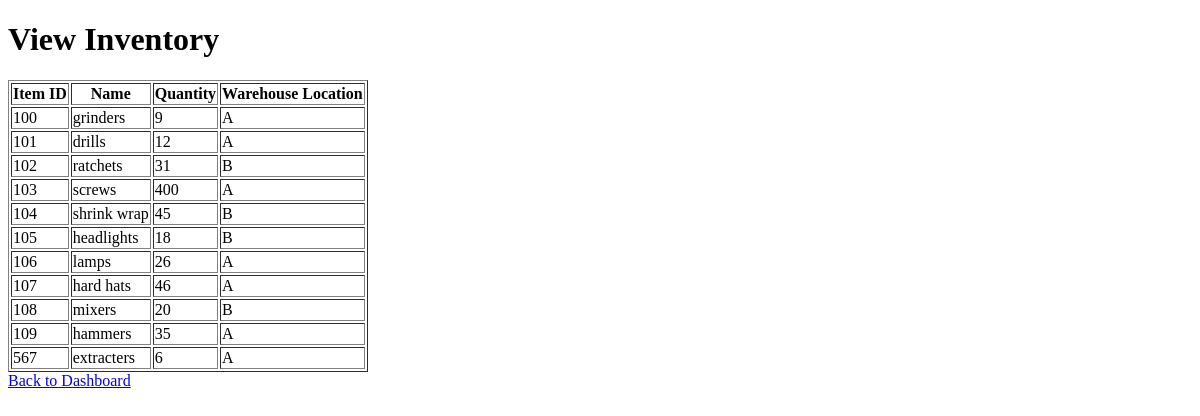
The app's page /view_inventory, older data.
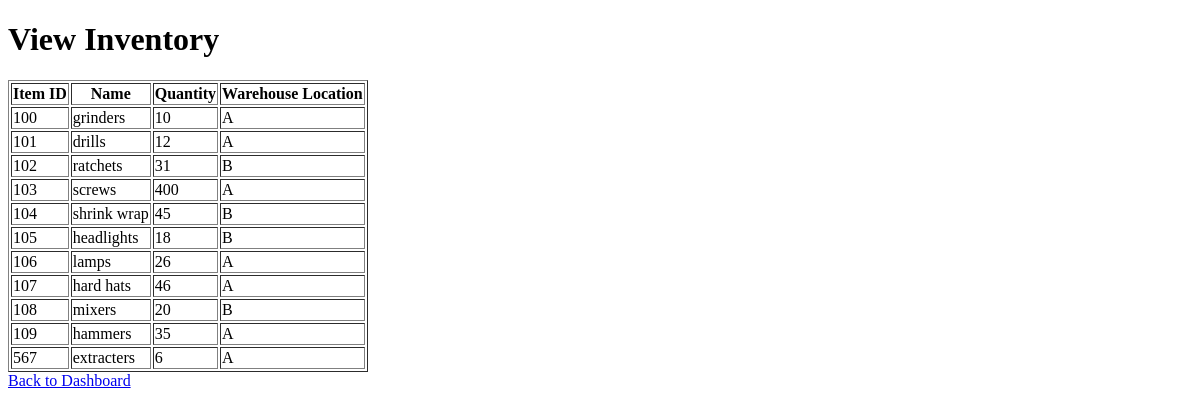
The same page, newer data.
### tables this page shows
CREATE TABLE inventory (
    item_id TEXT PRIMARY KEY,
    item_name TEXT NOT NULL,
    quantity INTEGER NOT NULL,
    warehouse_location TEXT NOT NULL
);

### app.py (the view)
@app.route('/view_inventory')
def view_inventory():
    inventory_service = InventoryManagementService()  # Instantiate the service
    inventory_list = inventory_service.get_all_inventory()  # Fetch all inventory
    return render_template('view_inventory.html', inventory_list=inventory_list)

### services/inventory_service.py (called while the page is built)
    def get_all_inventory(self):
        try:
            connection = sqlite3.connect('equipment_tracking.db')
            cursor = connection.cursor()
            cursor.execute("SELECT item_id, item_name, quantity, warehouse_location FROM inventory")
            inventory = cursor.fetchall()
            return [
                {
                    'item_id': item[0],
                    'item_name': item[1],
                    'quantity': item[2],
                    'warehouse_location': item[3]
                }
                for item in inventory
            ]
        except sqlite3.Error as e:
            print(f"Database error occurred while retrieving inventory: {e}")
            return []
        finally:
            connection.close()  # Ensure the connection is closed

### templates/view_inventory.html (shortened to what this page needs)
<!DOCTYPE html>
<html lang="en">
<head>
</head>
<body>
    <h1>View Inventory</h1>
    <table border="1">
        <tr>
            <th>Item ID</th>
            <th>Name</th>
            <th>Quantity</th>
            <th>Warehouse Location</th>
        </tr>
        {% for item in inventory_list %}
        <tr>
            <td>{{ item.item_id }}</td>
            <td>{{ item.item_name }}</td>
            <td>{{ item.quantity }}</td>
            <td>{{ item.warehouse_location }}</td>
        </tr>
        {% endfor %}
    </table>
    <a href="/manager_dashboard">Back to Dashboard</a>
</body>
</html>

Row changes from the older to the newer data that the page shows:
changed inventory "grinders": quantity "9" → "10"
